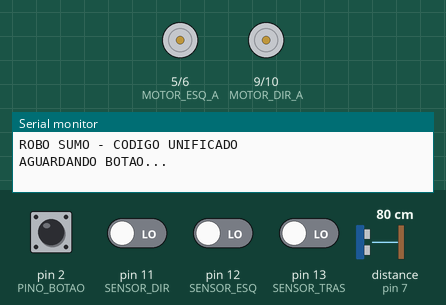
Bench run of a sketch on a simulated Arduino Uno, built with avr-gcc and run on an emulated ATmega328P. On the bench: motor-driver pin pairs drawn as motors (green arrow = first pin HIGH = forward, orange = second pin HIGH = backward, longer = more drive), the last lines printed to the serial monitor. The inputs (shaded band) are chosen by the test bench; at power-on: pin 2 (PINO_BOTAO) HIGH, pin 11 (SENSOR_DIR), pin 12 (SENSOR_ESQ), pin 13 (SENSOR_TRAS) LOW, distance to the obstacle (sensor on pin 7) 80 cm. The echo pulse lasts 58.3 µs per cm.

Above: at 0.8 s.
0.9 s: pin 2 (PINO_BOTAO) pulled LOW for 0.15 s
At 6.86 s:
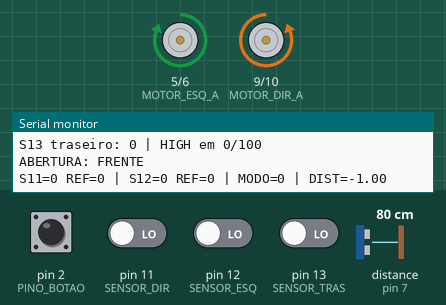
7.0 s: pin 11 (SENSOR_DIR) driven HIGH
At 7.5 s:
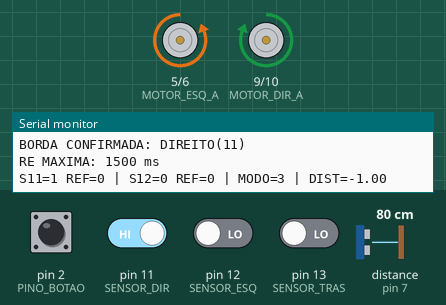
9.4 s: pin 11 (SENSOR_DIR) driven LOW
At 10.24 s:
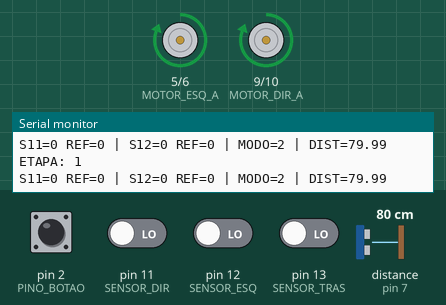
12.4 s: pin 12 (SENSOR_ESQ) driven HIGH
At 12.8 s:
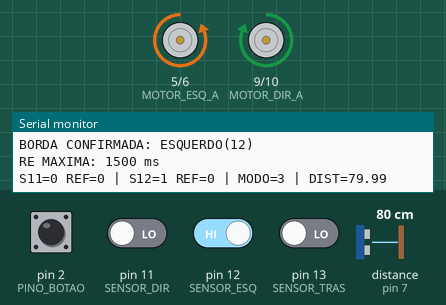
13.9 s: pin 12 (SENSOR_ESQ) driven LOW
At 15.25 s:
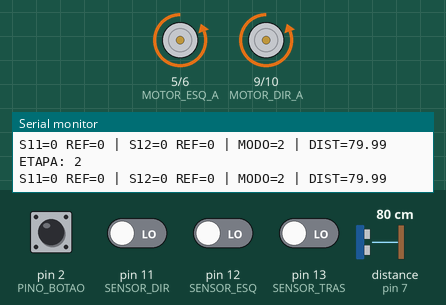
16.9 s: pin 11 (SENSOR_DIR) driven HIGH and pin 12 (SENSOR_ESQ) driven HIGH
Timing chart, 0 to 19.4 s (numbered marks = the images above; inputs shaded):
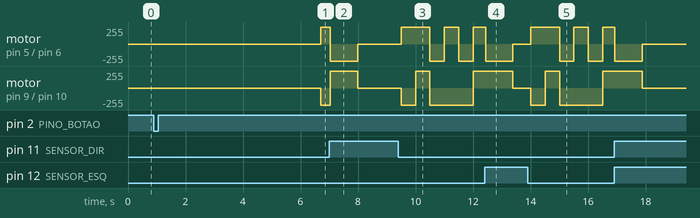

The sketch:

SumoBot_Arena.ino
```cpp
/*

 * ROBÔ SUMÔ AUTÔNOMO - ARDUINO (C++)
 *
 * SEQUÊNCIA DE FUNCIONAMENTO:
 *
 * 1. INICIALIZAÇÃO:
 *    Aguarda o botão ser pressionado e inicia
 *    após 5 segundos.
 *
 * 2. MOVIMENTO INICIAL:
 *    Avança por 1,5 s e gira à direita por 1,2 s.
 *
 * 3. DETECÇÃO DE BORDA (PRIORIDADE MÁXIMA):
 *    Ao detectar a linha da arena, interrompe
 *    os movimentos, executa uma ré de 1,5 s
 *    e aguarda sair da borda.
 *
 * 4. DETECÇÃO DO ADVERSÁRIO (2ª PRIORIDADE):
 *    O ultrassônico identifica o oponente e
 *    ajusta a velocidade conforme a distância:
 *    - Até 40 cm: ataque leve
 *    - Até 25 cm: ataque médio
 *    - Até 10 cm: ataque máximo
 *
 * 5. VARREDURA (3ª PRIORIDADE):
 *    Sem detectar borda ou adversário, realiza
 *    movimentos de busca pela arena.
 *
 * 6. REPETIÇÃO:
 *    Continua monitorando os sensores e alternando
 *    automaticamente entre defesa, ataque e busca.
 */


// ============================================================
// 1. PINOS (padrao do codigo do ultrassonico)
// ============================================================
const int PINO_BOTAO = 2;
const int MOTOR_ESQ_A = 5;
const int MOTOR_ESQ_B = 6;
const int MOTOR_DIR_A = 9;
const int MOTOR_DIR_B = 10;
const int ECHO = 7;
const int TRIGGER = 8;
const int SENSOR_DIR = 11;
const int SENSOR_ESQ = 12;
const int SENSOR_TRAS = 13;

// ============================================================
// 2. VELOCIDADES
// ============================================================
const int VEL_FRENTE_ESQ = 255;
const int VEL_FRENTE_DIR = 255;
const int VELOCIDADE_GIRO = 255;
const int ATAQUE_LEVE_ESQ = 255;
const int ATAQUE_LEVE_DIR = 255;
const int ATAQUE_MEDIO_ESQ = 255;
const int ATAQUE_MEDIO_DIR = 255;
const int ATAQUE_MAX_ESQ = 255;
const int ATAQUE_MAX_DIR = 255;
const int VEL_ESQ_RE = 255;
const int VEL_DIR_RE = 255;


//const int ATAQUE_LEVE_ESQ = 128;
//const int ATAQUE_LEVE_DIR = 113;
//const int ATAQUE_MEDIO_ESQ = 190;
//const int ATAQUE_MEDIO_DIR = 200;
//const int ATAQUE_MAX_ESQ = 255;
//const int ATAQUE_MAX_DIR = 240;

// ============================================================
// 3. TEMPOS (milissegundos, exceto TIMEOUT_ECHO)
// ============================================================
const unsigned long TEMPO_INICIO = 5000;
const unsigned long TEMPO_ABERTURA_FRENTE = 1500; // valor real do codigo 2
const unsigned long TEMPO_GIRO_130 = 550;
const unsigned long TEMPO_FRENTE = 500;
const unsigned long TEMPO_GIRO_45 = 500;
const unsigned long INTERVALO_SENSOR = 50;
const unsigned long TIMEOUT_ECHO = 12000; // microssegundos
const unsigned long TEMPO_RE = 950; // solicitado anteriormente; codigo 1 tinha 900
const unsigned long CONFIRMACAO_BORDA = 30;
const unsigned long TEMPO_REARME = 100;
const unsigned long INTERVALO_SERIAL = 500;

// ============================================================
// 4. VARIAVEIS DE ESTADO
// ============================================================
int COR_DIR = HIGH, COR_ESQ = HIGH, COR_TRAS = HIGH;
int ultimaLeituraDir = HIGH, ultimaLeituraEsq = HIGH;
unsigned long mudancaDir = 0, mudancaEsq = 0;
unsigned long inicioRearme = 0;
bool aguardandoRearme = false;

enum Modo { ABERTURA_FRENTE, ABERTURA_DIREITA, BUSCA, RE_BORDA, ESPERA_PISO };
Modo modo = ABERTURA_FRENTE;
unsigned long inicioModo = 0;

int etapa = 0;
unsigned long inicioEtapa = 0;
unsigned long ultimaLeitura = 0;
unsigned long ultimoSerial = 0;
float distancia = -1;
bool atacando = false;
int nivelAtaque = 0;

// ============================================================
// 5. MOTORES
//    No codigo 2, a FRENTE do motor direito usa o pino B.
//    Esta convencao evita que um lado gire invertido.
// ============================================================
void controlarMotores(int velEsq, int velDir) {
  velEsq = constrain(velEsq, -255, 255);
  velDir = constrain(velDir, -255, 255);

  if (velEsq >= 0) {
    analogWrite(MOTOR_ESQ_A, velEsq);
    analogWrite(MOTOR_ESQ_B, 0);
  } else {
    analogWrite(MOTOR_ESQ_A, 0);
    analogWrite(MOTOR_ESQ_B, -velEsq);
  }

  // DIREITO INVERTIDO EM RELACAO AO ESQUERDO
  if (velDir >= 0) {
    analogWrite(MOTOR_DIR_A, 0);
    analogWrite(MOTOR_DIR_B, velDir);
  } else {
    analogWrite(MOTOR_DIR_A, -velDir);
    analogWrite(MOTOR_DIR_B, 0);
  }
}

void moverFrente(int velEsq, int velDir) { controlarMotores(velEsq, velDir); }
void direita() { controlarMotores(VELOCIDADE_GIRO, -VELOCIDADE_GIRO); }
void esquerda() { controlarMotores(-VELOCIDADE_GIRO, VELOCIDADE_GIRO); }
void reMaxima() { controlarMotores(-VEL_ESQ_RE, -VEL_DIR_RE); }
void parar() { controlarMotores(0, 0); }

// ============================================================
// 6. CALIBRACAO DIGITAL (DO) - 100 AMOSTRAS POR SENSOR
// ============================================================
void calibrarSensores() {
  parar();
  const int AMOSTRAS = 100;
  int contDir = 0, contEsq = 0, contTras = 0;

  Serial.println("CALIBRANDO: MANTENHA SENSORES SOBRE O PISO NORMAL");
  for (int i = 0; i < AMOSTRAS; i++) {
    if (digitalRead(SENSOR_DIR) == HIGH) contDir++;
    if (digitalRead(SENSOR_ESQ) == HIGH) contEsq++;
    if (digitalRead(SENSOR_TRAS) == HIGH) contTras++;
    delay(5);
  }
  COR_DIR = (contDir >= 50) ? HIGH : LOW;
  COR_ESQ = (contEsq >= 50) ? HIGH : LOW;
  COR_TRAS = (contTras >= 50) ? HIGH : LOW;

  Serial.println("===== CALIBRACAO (0=LOW, 1=HIGH) =====");
  Serial.print("S11 direito: "); Serial.print(COR_DIR);
  Serial.print(" | HIGH em "); Serial.print(contDir); Serial.println("/100");
  Serial.print("S12 esquerdo: "); Serial.print(COR_ESQ);
  Serial.print(" | HIGH em "); Serial.print(contEsq); Serial.println("/100");
  Serial.print("S13 traseiro: "); Serial.print(COR_TRAS);
  Serial.print(" | HIGH em "); Serial.print(contTras); Serial.println("/100");
  if ((contDir > 10 && contDir < 90) ||
      (contEsq > 10 && contEsq < 90)) {
    Serial.println("AVISO: calibracao instavel nos sensores dianteiros!");
  }
  ultimaLeituraDir = digitalRead(SENSOR_DIR);
  ultimaLeituraEsq = digitalRead(SENSOR_ESQ);
  mudancaDir = millis();
  mudancaEsq = millis();
}

// ============================================================
// 7. DETECCAO DE BORDA COM CONFIRMACAO DE 30 ms
// ============================================================
void atualizarLeiturasLinha() {
  unsigned long agora = millis();
  int leituraDir = digitalRead(SENSOR_DIR);
  int leituraEsq = digitalRead(SENSOR_ESQ);
  if (leituraDir != ultimaLeituraDir) {
    ultimaLeituraDir = leituraDir;
    mudancaDir = agora;
  }
  if (leituraEsq != ultimaLeituraEsq) {
    ultimaLeituraEsq = leituraEsq;
    mudancaEsq = agora;
  }
}

bool detectarBorda() {
  unsigned long agora = millis();
  bool bordaDir = (ultimaLeituraDir != COR_DIR) &&
                   (agora - mudancaDir >= CONFIRMACAO_BORDA);
  bool bordaEsq = (ultimaLeituraEsq != COR_ESQ) &&
                   (agora - mudancaEsq >= CONFIRMACAO_BORDA);
  if (bordaDir || bordaEsq) {
    Serial.print("BORDA CONFIRMADA: ");
    if (bordaDir) Serial.print("DIREITO(11) ");
    if (bordaEsq) Serial.print("ESQUERDO(12)");
    Serial.println();
  }
  return bordaDir || bordaEsq;
}

void iniciarReBorda() {
  // Interrompe abertura, ataque ou varredura imediatamente.
  atacando = false;
  nivelAtaque = 0;
  modo = RE_BORDA;
  inicioModo = millis();
  reMaxima();
  Serial.println("RE MAXIMA: 1500 ms");
}

void atualizarReBorda() {
  if (millis() - inicioModo >= TEMPO_RE) {
    parar();
    modo = ESPERA_PISO;
    inicioRearme = 0;
    aguardandoRearme = true;
    Serial.println("RE FINALIZADA. AGUARDANDO PISO CALIBRADO.");
  }
}

void atualizarEsperaPiso() {
  // Enquanto estiver suspenso ou sobre a cor contraria, permanece PARADO.
  if (ultimaLeituraDir == COR_DIR && ultimaLeituraEsq == COR_ESQ) {
    if (inicioRearme == 0) inicioRearme = millis();
    if (millis() - inicioRearme >= TEMPO_REARME) {
      aguardandoRearme = false;
      modo = BUSCA;
      etapa = 0;
      inicioEtapa = millis();
      ultimaLeitura = millis() - INTERVALO_SENSOR;
      Serial.println("PISO NORMAL. RETOMANDO VARREDURA.");
    }
  } else {
    inicioRearme = 0;
    parar();
  }
}

// ============================================================
// 8. ABERTURA UNICA: FRENTE 1500 ms, DIREITA 130 graus (1200 ms)
//    Mantida exatamente com os TEMPOS efetivos do codigo 2.
//    Sem delay: a borda pode interromper a abertura.
// ============================================================
void executarAbertura() {
  unsigned long agora = millis();
  if (modo == ABERTURA_FRENTE) {
    moverFrente(VEL_FRENTE_ESQ, VEL_FRENTE_DIR);
    if (agora - inicioModo >= TEMPO_ABERTURA_FRENTE) {
      parar();
      modo = ABERTURA_DIREITA;
      inicioModo = millis();
      Serial.println("ABERTURA: GIRANDO DIREITA 130 graus (estimado)");
    }
  } else if (modo == ABERTURA_DIREITA) {
    direita();
    if (agora - inicioModo >= TEMPO_GIRO_130) {
      parar();
      modo = BUSCA;
      etapa = 0;
      inicioEtapa = millis();
      ultimaLeitura = millis() - INTERVALO_SENSOR;
      Serial.println("ABERTURA FINALIZADA. BUSCA INICIADA.");
    }
  }
}

// ============================================================
// 9. SENSOR ULTRASSONICO
// ============================================================
float lerDistancia() {
  digitalWrite(TRIGGER, LOW);
  delayMicroseconds(2);
  digitalWrite(TRIGGER, HIGH);
  delayMicroseconds(10);
  digitalWrite(TRIGGER, LOW);
  unsigned long duracao = pulseIn(ECHO, HIGH, TIMEOUT_ECHO);
  if (duracao == 0) return -1;
  return duracao * 0.0343 / 2.0;
}

// ============================================================
// 10. ATAQUE ULTRASSONICO
// ============================================================
void executarAtaque(float cm) {
  int novoNivel = 0;
  if (cm > 25 && cm <= 40) {
    novoNivel = 1;
    moverFrente(ATAQUE_LEVE_ESQ, ATAQUE_LEVE_DIR);
  } else if (cm > 10 && cm <= 25) {
    novoNivel = 2;
    moverFrente(ATAQUE_MEDIO_ESQ, ATAQUE_MEDIO_DIR);
  } else if (cm > 0 && cm <= 10) {
    novoNivel = 3;
    moverFrente(ATAQUE_MAX_ESQ, ATAQUE_MAX_DIR);
  }
  if (novoNivel != nivelAtaque) {
    nivelAtaque = novoNivel;
    Serial.print("DISTANCIA: "); Serial.print(cm); Serial.println(" cm");
    if (novoNivel == 1) Serial.println("ATAQUE LEVE");
    else if (novoNivel == 2) Serial.println("ATAQUE MEDIO");
    else if (novoNivel == 3) Serial.println("ATAQUE MAXIMO");
  }
}

void atualizarUltrassonico() {
  unsigned long agora = millis();
  if (agora - ultimaLeitura < INTERVALO_SENSOR) return;
  ultimaLeitura = agora;
  distancia = lerDistancia();
  if (distancia > 0 && distancia <= 40) {
    atacando = true;
    executarAtaque(distancia);
  } else if (atacando) {
    atacando = false;
    nivelAtaque = 0;
    parar();
    etapa = 0;
    inicioEtapa = millis();
    Serial.println("ALVO PERDIDO. VOLTANDO A VARREDURA.");
  }
}

// ============================================================
// 11. VARREDURA (6 ETAPAS DO CODIGO 2)
//     Frente -> Dir -> Esq -> Frente -> Esq -> Dir
// ============================================================
void executarVarredura() {
  unsigned long agora = millis();
  unsigned long duracao = 0;
  switch (etapa) {
    case 0: moverFrente(VEL_FRENTE_ESQ, VEL_FRENTE_DIR);
            duracao = TEMPO_FRENTE; break;
    case 1: direita(); duracao = TEMPO_GIRO_45; break;
    case 2: esquerda(); duracao = TEMPO_GIRO_45; break;
    case 3: moverFrente(VEL_FRENTE_ESQ, VEL_FRENTE_DIR);
            duracao = TEMPO_FRENTE; break;
    case 4: esquerda(); duracao = TEMPO_GIRO_45; break;
    case 5: direita(); duracao = TEMPO_GIRO_45; break;
  }
  if (agora - inicioEtapa >= duracao) {
    parar();
    etapa++;
    if (etapa > 5) {
      etapa = 0;
      Serial.println("REPETINDO VARREDURA");
    }
    inicioEtapa = millis();
    Serial.print("ETAPA: "); Serial.println(etapa);
  }
}

// ============================================================
// 12. MONITOR SERIAL
// ============================================================
void mostrarDiagnostico() {
  if (millis() - ultimoSerial < INTERVALO_SERIAL) return;
  ultimoSerial = millis();
  Serial.print("S11="); Serial.print(ultimaLeituraDir);
  Serial.print(" REF="); Serial.print(COR_DIR);
  Serial.print(" | S12="); Serial.print(ultimaLeituraEsq);
  Serial.print(" REF="); Serial.print(COR_ESQ);
  Serial.print(" | MODO="); Serial.print((int)modo);
  Serial.print(" | DIST="); Serial.println(distancia);
}

// ============================================================
// 13. SETUP (UNICO)
// ============================================================
void setup() {
  Serial.begin(9600);
  pinMode(PINO_BOTAO, INPUT_PULLUP);
  pinMode(MOTOR_ESQ_A, OUTPUT);
  pinMode(MOTOR_ESQ_B, OUTPUT);
  pinMode(MOTOR_DIR_A, OUTPUT);
  pinMode(MOTOR_DIR_B, OUTPUT);
  pinMode(ECHO, INPUT);
  pinMode(TRIGGER, OUTPUT);
  digitalWrite(TRIGGER, LOW);
  pinMode(SENSOR_DIR, INPUT);
  pinMode(SENSOR_ESQ, INPUT);
  pinMode(SENSOR_TRAS, INPUT);
  parar();

  Serial.println("ROBO SUMO - CODIGO UNIFICADO");
  Serial.println("AGUARDANDO BOTAO...");
  while (digitalRead(PINO_BOTAO) == HIGH) delay(20);
  delay(30);
  while (digitalRead(PINO_BOTAO) == LOW) delay(20);

  for (int i = 5; i > 0; i--) {
    Serial.print("COMECA EM: "); Serial.println(i);
    delay(1000);
  }
  calibrarSensores();
  modo = ABERTURA_FRENTE;
  inicioModo = millis();
  Serial.println("ABERTURA: FRENTE");
}

// ============================================================
// 14. LOOP (UNICO) - PRIORIDADES
// ============================================================
void loop() {
  atualizarLeiturasLinha();
  mostrarDiagnostico();

  // 1. Se esta fazendo re, termina os 1500 ms sem reiniciar.
  if (modo == RE_BORDA) {
    atualizarReBorda();
    return;
  }

  // 2. Depois da re, nao se movimenta enquanto houver borda.
  if (modo == ESPERA_PISO) {
    atualizarEsperaPiso();
    return;
  }

  // 3. Sensores dianteiros interrompem qualquer outro movimento.
  if (detectarBorda()) {
    iniciarReBorda();
    return;
  }

  // 4. Abertura unica, interrompivel por borda.
  if (modo == ABERTURA_FRENTE || modo == ABERTURA_DIREITA) {
    executarAbertura();
    return;
  }

  // 5. Ultrassonico com prioridade sobre a varredura.
  atualizarUltrassonico();
  if (atacando) return;

  // 6. Sem borda e sem alvo: executa varredura.
  executarVarredura();

  // Sensor traseiro (13) calibrado, mas SEM ACAO.
}
```

Measured:
- after the input at 0.9 s, motor on pin 5 (MOTOR_ESQ_A) / pin 6 (MOTOR_ESQ_B): stopped → forward 255/255 after 5.8 s; motor on pin 9 (MOTOR_DIR_A) / pin 10 (MOTOR_DIR_B): stopped → backward 255/255 after 5.8 s
- after the input at 7.0 s, motor on pin 5 (MOTOR_ESQ_A) / pin 6 (MOTOR_ESQ_B): forward 255/255 → backward 255/255 at once, → stopped 0.95 s later
- after the input at 12.4 s, motor on pin 5 (MOTOR_ESQ_A) / pin 6 (MOTOR_ESQ_B): forward 255/255 → backward 255/255 after 0.03 s instead of 1.1 s
